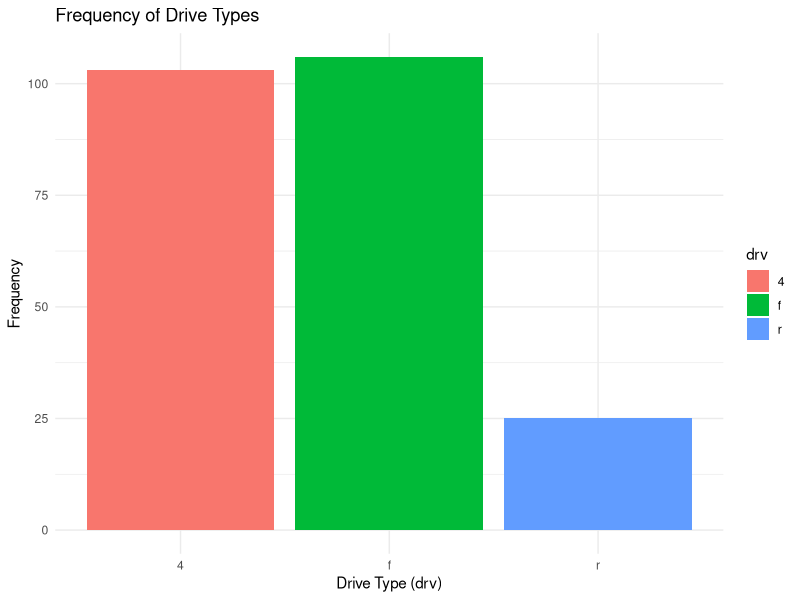
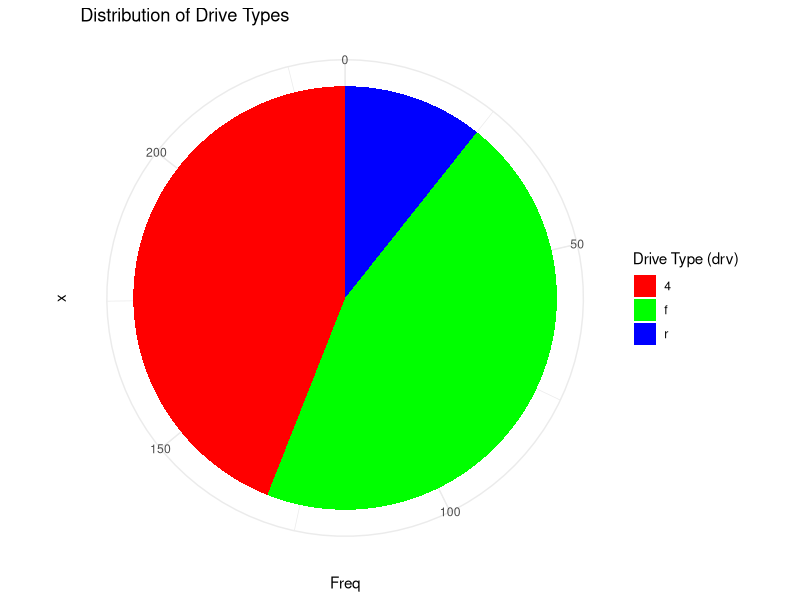
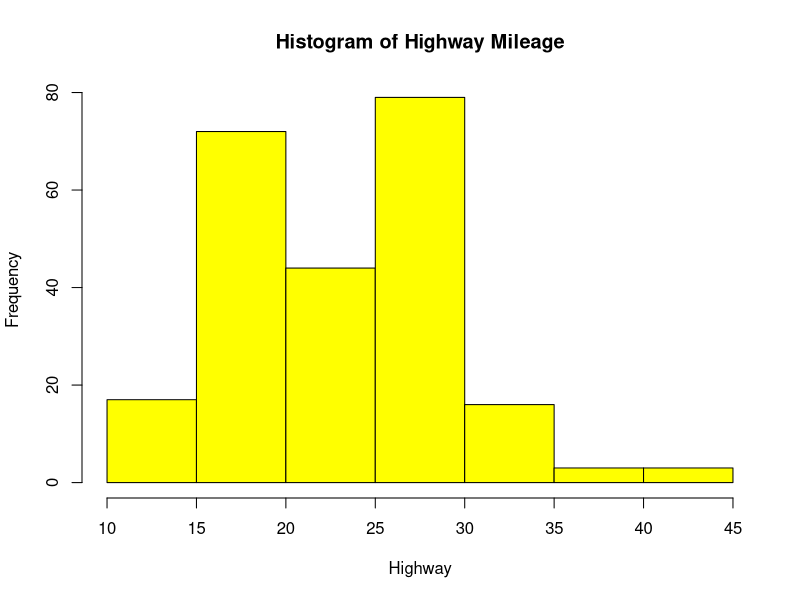
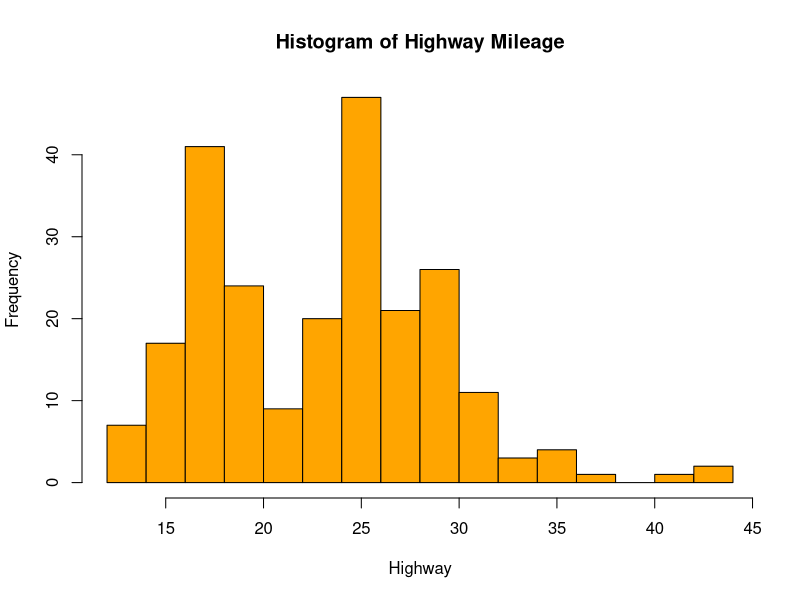
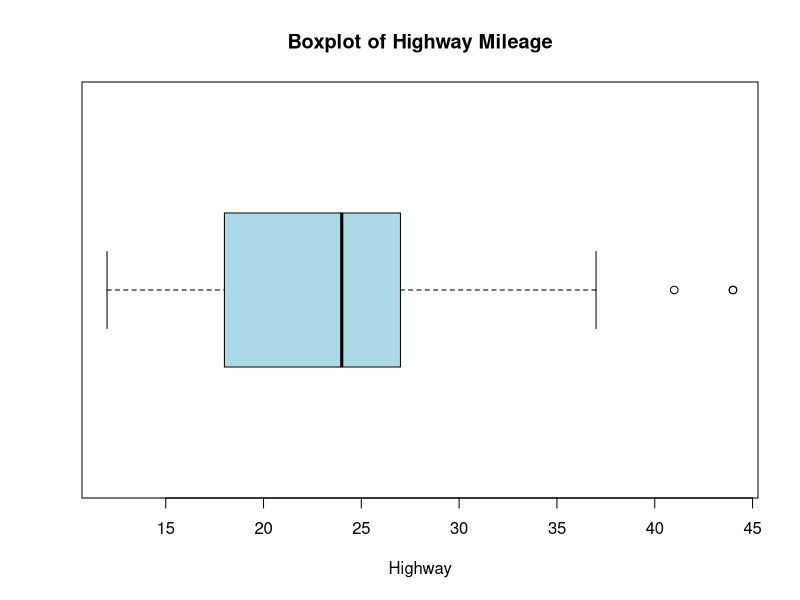
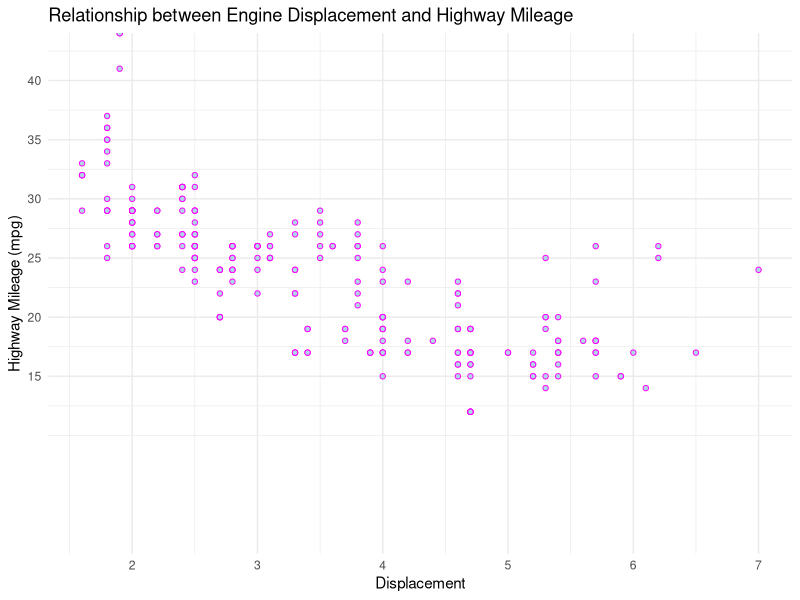
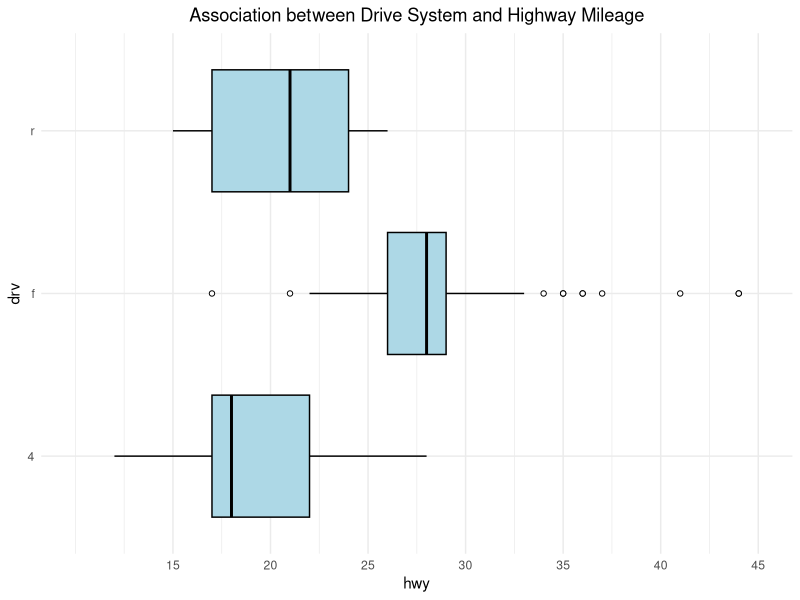
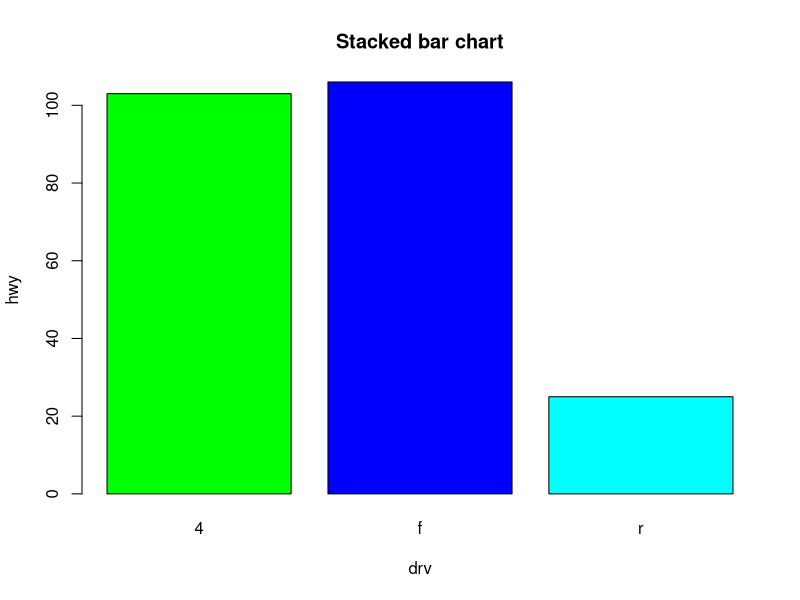

R code for these plots, in order:
## ---- chunk 1
# Load the necessary packages
library(tidyverse)
library(palmerpenguins)
library(gridExtra)

# Set global chunk options for displaying multiple plots on the same page
knitr::opts_chunk$set(fig.show = "hold", fig.width = 15, fig.height = 9)

## ---- chunk 2
# Load the mpg dataset as a Data Frame
df <- as.data.frame(mpg)

# Check the Data Frame
head(df)
## ---- chunk 3
# Create a frequency table for the 'drv' variable
freq_table <- as.data.frame(table(mpg$drv))

# Calculate relative frequency and percentage
freq_table$rel_Freq <- round(freq_table$Freq / sum(freq_table$Freq), 2)
freq_table$Percentage <- round(freq_table$rel_Freq * 100, 2)

# Rename the columns for clarity
colnames(freq_table) <- c("drv", "Freq", "rel_Freq", "Percentage")

# Print the frequency table
print(freq_table)
## ---- chunk 4
# Create a bar chart
ggplot(freq_table, aes(x = drv, y = Freq, fill = drv)) +
  geom_bar(stat = "identity") +
  labs(title = "Frequency of Drive Types", x = "Drive Type (drv)", y = "Frequency") +
  theme_minimal()
## ---- chunk 5
# Create a pie chart
ggplot(freq_table, aes(x = "", y = Freq, fill = drv)) +
  geom_bar(stat = "identity", width = 1) +
  coord_polar(theta = "y") +
  scale_fill_manual(values = c("4" = "red", "f" = "green", "r" = "blue")) +
  labs(title = "Distribution of Drive Types", fill = "Drive Type (drv)") +
  theme_minimal()
## ---- chunk 6
# Simple histogram with custom breaks
hist(mpg$hwy, 
     breaks = seq(10, 45, by = 5),main = "Histogram of Highway Mileage",
     xlab = "Highway",
     ylab = "Frequency",
     col = "yellow")

## ---- chunk 7
# Histogram with x-axis labeled from 12 to 45 in steps of 2

hist(mpg$hwy, 
     
     breaks = seq(12, 45, by = 2),main = "Histogram of Highway Mileage",
     xlab = "Highway",
     ylab = "Frequency",
     col = "orange")

## ---- chunk 8
# Simple Boxplot

boxplot(mpg$hwy, horizontal=TRUE,main="Boxplot of Highway Mileage",xlab="Highway",
        col="lightblue")

## ---- chunk 9
# Scatter plot with adjusted y-axis limits, no grid, and white points with black borders
ggplot(df, aes(x = displ, y = hwy)) +
  geom_point(color = "magenta", fill = "lightblue", shape = 21) +
  labs(title = "Relationship between Engine Displacement and Highway Mileage", 
       x = "Displacement", 
       y = "Highway Mileage (mpg)") +
  scale_y_continuous(breaks = seq(15, 45, by = 5), limits = c(0, NA), expand = c(0, 0)) +
  theme_minimal()
## ---- chunk 10
# boxplot showing the association between highway mileage and drive system 
ggplot(df, aes(y = drv, x = hwy)) +
  geom_boxplot(fill = "lightblue", color = "black", outlier.shape = 21, 
               outlier.fill = "white", outlier.color = "black") +
  labs(title = "Association between Drive System and Highway Mileage", 
       x = "hwy", y = "drv") +
  theme_minimal() +
  theme(
    plot.title = element_text(hjust = 0.5)  # Center the title
  ) +
  scale_x_continuous(breaks = seq(15, 45, by = 5), limits = c(10, 45))

## ---- chunk 11
# Stacked bar chart
barplot(table(mpg$drv),col = c("green","blue","cyan"),
        main="Stacked bar chart",
        xlab="drv",
        ylab="hwy")
 
## ---- chunk 12
# Stacked bar chart showing the distribution of vehicle classes within each drive type
ggplot(df, aes(x = drv, fill = class)) +
  geom_bar(position = "stack", color = "black") +
  labs(title = "Distribution of Vehicle Classes by Drive System", 
       x = "Drive System (drv)", 
       y = "Count", 
       fill = "Vehicle Class") +
  scale_fill_manual(values = c("2seater" = "red", 
                             "compact" = "yellow", 
                             "midsize" = "limegreen", 
                             "minivan" = "cyan", 
                             "pickup" = "blue", 
                             "subcompact" = "purple", 
                             "suv" = "magenta"))+
  theme_minimal()

## ---- chunk 13
# Clustered bar chart showing association between drv and class
df_complete <- as.data.frame(table(mpg$drv, mpg$class))
colnames(df_complete) <- c("drv", "class", "n")

ggplot(df_complete, aes(x = drv, y = n, fill = class)) +
  geom_bar(stat = "identity", position = "dodge", color = "black") +
  labs(title = "Association between categorical variables", 
       x = "Drive System (drv)", y = "Count", fill = "Vehicle Class") +
  scale_fill_manual(values = c("2seater" = "red", 
                               "compact" = "yellow", 
                               "midsize" = "limegreen",
                               "minivan" = "cyan", 
                               "pickup" = "blue", 
                               "subcompact" = "purple", 
                               "suv" = "magenta")) +
  theme_minimal() 
## ---- chunk 14
# Stacked bar chart with proportions
df_propor <- df_complete
df_propor$proportion <- df_propor$n / ave(df_propor$n, df_propor$drv, FUN = sum)

ggplot(df_propor, aes(x = drv, y = proportion, fill = class)) +
  geom_bar(stat = "identity", position = "fill", color = "black") +
  labs(title = "Proportion of Vehicle Classes by Drive System",
       x = "Drive System (drv)", 
       y = "Proportion", 
       fill = "Vehicle Class") +
  scale_y_continuous(labels = scales::percent) +
scale_fill_manual(values = c("suv" = "magenta", 
                             "subcompact" = "purple", 
                             "pickup" = "blue", 
                             "minivan" = "cyan", 
                             "midsize" = "limegreen", 
                             "compact" = "yellow", 
                             "2seater" = "red"))+

  theme_minimal()
## ---- chunk 15
# Mosaic Plot
mosaicplot(table(mpg$drv,mpg$class),
           col = c("red","yellow","green","lightgreen","lightblue","blue","magenta"),
           main="Mosaic plot",las = 1,xlab="",ylab="")
 
## ---- chunk 16
# Scatter plot to show the association between engine displacement and highway mileage -> EMPR_03_Visualization1_AS2024.pdf / pages 4,7 and 14
ggplot(data = mpg, aes(x = displ, y = hwy)) +
  geom_point(aes(shape = fl, color = class)) +
  geom_smooth(method = "lm", se = F) +
  labs(title = "Association between Engine Displacement and Highway Mileage",
       x = "Engine Displacement (liters)",
       y = "Highway Mileage (mpg)",
       color = "Car Class",
       shape = "Fuel Type")
## ---- chunk 17
# Scatter plot using geom_point -> EMPR_03_Visualization1_AS2024.pdf / pages 2,4 and 5
point_plot <- ggplot(data = mpg, aes(x = cty, y = hwy)) + 
  geom_point(alpha = 0.6) +  # Add slight transparency for overlapping points
  labs(title = "Scatterplot using geom_point", x = "City MPG", y = "Highway MPG") +
  theme_minimal()

# Count plot using geom_count
count_plot <- ggplot(data = mpg, aes(x = cty, y = hwy)) + 
  geom_count(color = "blue", alpha = 0.6) +  # Color to enhance density visibility
  labs(title = "Count Plot using geom_count", x = "City MPG", y = "Highway MPG") +
  theme_minimal()

# Display plots side by side
grid.arrange(point_plot, count_plot, ncol = 2)

## ---- chunk 18
# Load the penguins dataset
data(penguins)

# Original (copy of the homework)
ggplot(data = penguins, aes(fill = island, x = species)) +
geom_bar(aes(y = after_stat(prop))) +
  labs(title = "Orginal Plot")

# Improved version with absolute counts displayed over proportionally filled bars -> EMPR_04_Visualization2_AS2024.pdf / page 8
p <- ggplot(data = penguins, aes(x = species, fill = island)) + 
  geom_bar(position = "stack") +
  geom_text(stat = "count",
            aes(label = after_stat(count)),
            position = position_stack(vjust = 0.5),
            color = "white",
            vjust = 1.5) +
  labs(title = "Count of Penguin Species by Island with Proportion",
       x = "Penguin Species",
       y = "Count") +
  scale_fill_manual(values = c("Biscoe" = "steelblue",
                               "Dream" = "coral", 
                               "Torgersen" = "lightgreen")) +
  theme_minimal()

# Display the plot
p
## ---- chunk 19
# Load the diamonds dataset
data(diamonds)

# Basic bar chart - Clarity distribution grouped by diamond cut
bar_plot <- ggplot(diamonds, aes(x = cut, fill = clarity)) + 
  geom_bar(position = "dodge") +
  labs(title = "Diamond Cut by Clarity (Grouped Bar Chart)", 
       x = "Diamond Cut", y = "Count") +
  theme_minimal() +
  theme(legend.position = "bottom", legend.title = element_blank(),
        plot.margin = unit(c(1, 1, 1, 1), "cm"))

# Stacked bar chart - Clarity distribution stacked within each cut category
stacked_bar_plot <- ggplot(diamonds, aes(x = cut, fill = clarity)) + 
  geom_bar(position = "stack") +
  labs(title = "Diamond Cut by Clarity (Stacked Bar Chart)", 
       x = "Diamond Cut", y = "Count") +
  theme_minimal() +
  theme(legend.position = "bottom", legend.title = element_blank(),
        plot.margin = unit(c(1, 1, 1, 1), "cm"))

# Pie chart - Proportions of clarity within each cut category
pie_chart <- ggplot(diamonds, aes(x = "", fill = clarity)) + 
  geom_bar(width = 1, position = "fill") +
  coord_polar("y") +
  facet_wrap(~cut) +
  labs(title = "Proportions of Clarity by Diamond Cut (Pie Chart)") +
  theme_minimal() +
  theme(axis.title.x = element_blank(), 
        axis.title.y = element_blank(), 
        axis.text = element_blank(), 
        legend.position = "bottom", 
        legend.title = element_blank(),
        plot.margin = unit(c(1, 1, 1, 1), "cm"))

# Another pie chart using polar coordinates
pie_chart1 <- ggplot(diamonds) + 
  geom_bar(aes(cut)) + 
  coord_polar()

# Display the charts in a 2x2 grid with adjusted spacing
grid.arrange(bar_plot, stacked_bar_plot, pie_chart, pie_chart1)
